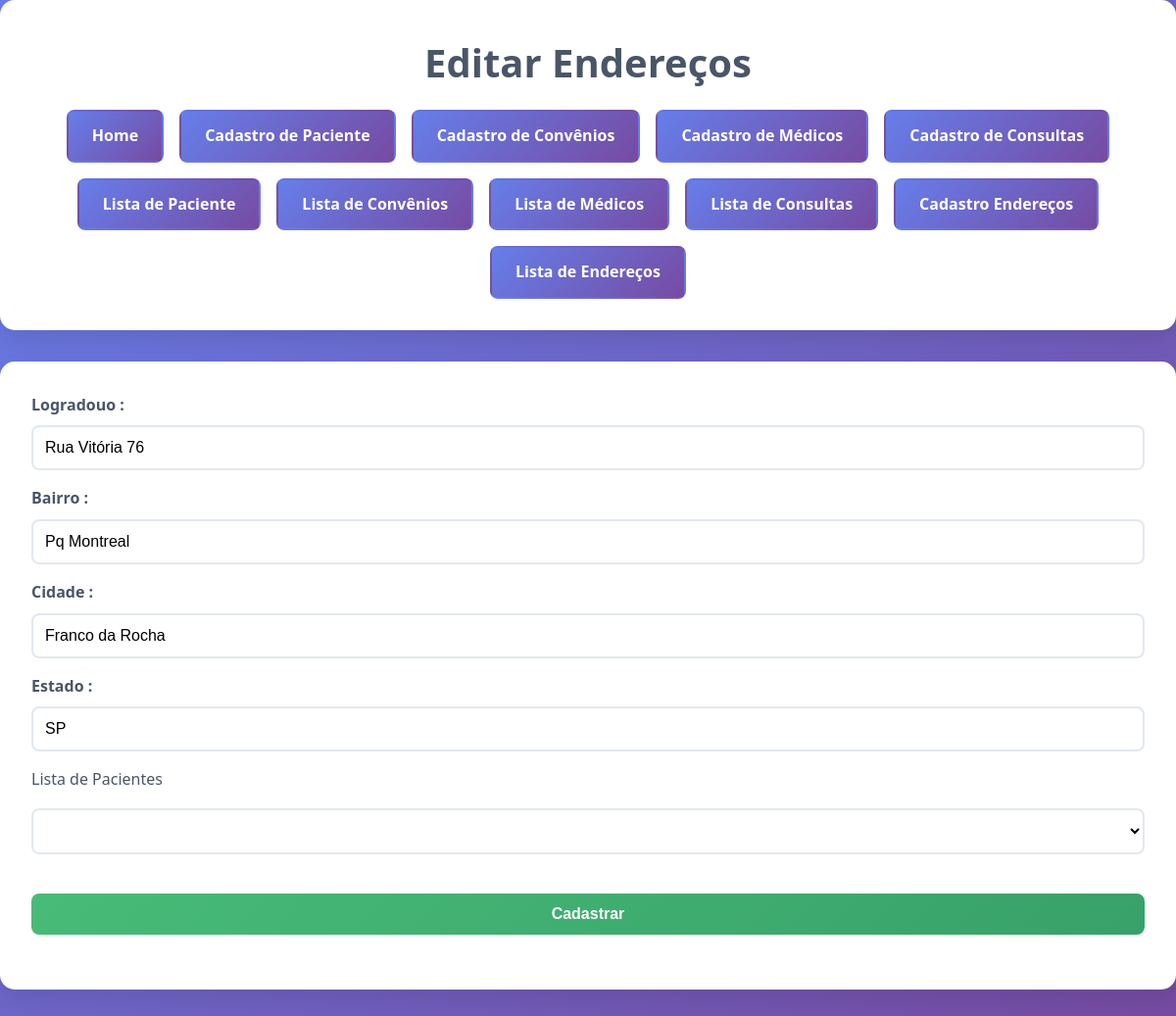
The page /frontend/form_endereco.php?id=1 on the database its author committed.
### tables this page shows
CREATE TABLE endereco (
  id INT NOT NULL AUTO_INCREMENT PRIMARY KEY,
  logradouro VARCHAR(45) NOT NULL,
  bairro VARCHAR(20) NOT NULL,
  cidade VARCHAR(20) NOT NULL,
  estado VARCHAR(10),
  paciente_id INT NOT NULL,
  FOREIGN KEY (paciente_id) REFERENCES pacientes(id) ON DELETE CASCADE
);

### Conexao.php (called while the page is built)
<?php
class Conexao{
    public static function getInstance(){
        $db_dbhost = "localhost";
        $db_name = "gestaodb";
        $db_user = "root";
        $db_pass = "";
        try{
        $pdo =new PDO("mysql:host={$db_dbhost};dbname={$db_name};",$db_user,$db_pass);
        $pdo->setAttribute(PDO::ATTR_ERRMODE, PDO::ERRMODE_EXCEPTION);
        $pdo->setAttribute(PDO::ATTR_DEFAULT_FETCH_MODE, PDO::FETCH_ASSOC);
         return $pdo;
        }catch(PDOException $e){
        die("Erro de conexão com o banco".$e->getMessage());
        }
    }
}
?>

### backend/DAO/EnderecoDAO.php (called while the page is built, shortened)
<?php
require_once '../Conexao.php';
require_once '../backend/Model/Endereco.php';
class EnderecoDAO{
    private $bd;
    public function __construct()
    {
      $this->bd = Conexao::getInstance();
    }
        public function getById($id):?Endereco{
        $sql="SELECT * FROM endereco WHERE id=:id ";
          $stmt=$this->bd->prepare($sql);
          $stmt->execute([':id'=>$id]);
          $row=$stmt->fetch(PDO::FETCH_ASSOC);
          return $row ? new Endereco(
               $row['id'],
            $row['logradouro'],
            $row['bairro'],
            $row['cidade'],
            $row['estado'],
            $row['paciente_id']
          ):null;
    }
}
?>

### backend/Model/Endereco.php (called while the page is built, shortened)
<?php
class Endereco
{
    private string $logradouro;
    private string $bairro;
    private string $cidade;
    private string $estado;
    public function __construct(?int $id, $logradouro, $bairro, $cidade, $estado, $paciente_id)
    {
        $this->logradouro = $logradouro;
        $this->bairro =  $bairro;
        $this->cidade = $cidade;
        $this->estado =  $estado;
    }
        public function getLogradouro(){
        return $this-> logradouro;
    }
        public function getBairro(){
        return $this-> bairro;
    }
        public function getCidade(){
        return $this-> cidade;
        }
            public function getEstado(){
        return $this-> estado;
    }
}

### backend/DAO/PacienteDAO.php (called while the page is built, shortened)
<?php
require_once '../Conexao.php';
require_once '../backend/Model/Paciente.php';
class PacienteDAO
{
     private $bd;
    public function __construct()
    {
        $this->bd = Conexao::getInstance();
    }
    public function getAll()
    {
        $sql = "SELECT * FROM pacientes";
        $pacientes = [];
        $stmt = $this->bd->query($sql);
        while ($row = $stmt->fetch(PDO::FETCH_ASSOC)) {
            $pacientes[] = new Paciente(
                $row['id'],
                $row['nome'],
                $row['sobrenome'],
                $row['data_nascimento'],
                $row['sexo'],
                $row['data_cadastro']
            );
        }
        return $pacientes;
    }
}

### backend/Model/Paciente.php (called while the page is built, shortened)
<?php
class Paciente{
    private ?int $id;
    public function __construct(?int $id,$nome,$sobrenome, $data_nascimento,$sexo,$data_cadastro){
     $this->id =  $id;
    }
     public function getId(){
        return $this->id;
     }
    }
?>

### frontend/form_endereco.php (the view, shortened to what this page needs)
<?php
require_once '../backend/DAO/EnderecoDAO.php';
require_once '../backend/DAO/PacienteDAO.php';
$dao= new EnderecoDAO();
$pacienteDao= new PacienteDAO();
$pacientes =$pacienteDao->getAll();
$endereco=null;
if(isset($_GET['id'])){
$endereco= $dao->getById($_GET['id']);
}
?>
<!DOCTYPE html>
<html lang="pt-br">
<head>
    <link rel="stylesheet" href="../css/style.css">
</head>
<body>
    <header>
  <h1><?=$endereco?"Editar  Endereços":"Cadastro de Endereços"?></h1>
  <nav>
    <ul>
        <li><a href="../index.php">Home</a></li>
        <li><a href="form_consultas.php">Cadastro de Paciente</a></li>
        <li><a href="form_convenio.php">Cadastro de Convênios</a></li>
        <li><a href="form_medicos.php">Cadastro de Médicos</a></li>
        <li><a href="form_consultas.php">Cadastro de Consultas</a></a></li>
        <li><a href="lista_paciente.php">Lista de Paciente</a></li>
        <li><a href="lista_convenio.php">Lista de Convênios</a></li>
        <li><a href="lista_medicos.php">Lista de Médicos</a></li>
        <li><a href="lista_consultas.php">Lista de Consultas</a></li>
        <li><a href="form_endereco.php">Cadastro Endereços</a></li>
        <li><a href="lista_endereco.php">Lista de Endereços</a></li>
    </ul>
  </nav>
    </header>
    <form action="form_endereco.php" method="post">
    <div>
        <label for="logradouro">Logradouo :</label>
        <input type="text" name="logradouro" id="logradouro" required value="<?=$endereco?$endereco->getLogradouro():''?>">
    </div>
        <div>
        <label for="bairro">Bairro :</label>
        <input type="text" name="bairro" id="bairro" required value="<?=$endereco?$endereco->getBairro():''?>">
    </div>
        <div>
        <label for="cidade">Cidade :</label>
        <input type="text" name="cidade" id="cidade" required value="<?=$endereco?$endereco->getCidade():''?>">
    </div>
       <div>
        <div>
        <label for="estado">Estado :</label>
        <input type="text" name="estado" id="estado" required value="<?=$endereco?$endereco->getEstado():''?>">
    </div>
      <p>Lista de Pacientes</p>
       <div>
        <select name="paciente_id" id="paciente_id">
            <option></option>
            <?php foreach($pacientes as $paciente):?>
             <option value="<?=$paciente->getId()?>"><?=$paciente->getNome()?></option>
               <?php endforeach;?>
        </select>
      </div>
    <button type="submit">Cadastrar</button>
    </form>
</body>
</html>

### css/style.css (style rules this page uses)
* { margin: 0; padding: 0; box-sizing: border-box; }
body { font-family: 'Segoe UI', Tahoma, Geneva, Verdana, sans-serif; background: linear-gradient(135deg, #667eea 0%, #764ba2 100%); min-height: 100vh; color: #333; line-height: 1.6; }
header { background: white; padding: 2rem; border-radius: 15px; box-shadow: 0 10px 25px rgba(0,0,0,0.1); margin-bottom: 2rem; }
header h1 { color: #4a5568; font-size: 2.5rem; margin-bottom: 1rem; text-align: center; }
nav { margin-top: 1rem; }
nav ul { list-style: none; display: flex; flex-wrap: wrap; gap: 1rem; justify-content: center; }
nav ul li { margin: 0; }
ul { list-style-type: none; padding-left: 0; }
nav a { display: inline-block; padding: 0.75rem 1.5rem; background: linear-gradient(135deg, #667eea, #764ba2); color: white; text-decoration: none; border-radius: 8px; font-weight: 600; transition: all 0.3s ease; border: 2px solid transparent; }
form { background: white; padding: 2rem; border-radius: 15px; box-shadow: 0 10px 25px rgba(0,0,0,0.1); margin-bottom: 2rem; }
.form-group, div { display: flex; flex-direction: column; margin-bottom: 1rem; }
label { font-weight: 600; color: #4a5568; margin-bottom: 0.5rem; }
input[type="text"], input[type="email"], input[type="password"], input[type="date"], input[type="time"], input[type="number"], select, textarea { padding: 0.75rem; border: 2px solid #e2e8f0; border-radius: 8px; font-size: 1rem; transition: border-color 0.3s ease; background: white; }
button, .btn { padding: 0.75rem 1.5rem; border: none; border-radius: 8px; font-size: 1rem; font-weight: 600; cursor: pointer; transition: all 0.3s ease; text-decoration: none; display: inline-block; text-align: center; background: linear-gradient(135deg, #667eea, #764ba2); color: white; margin: 0.5rem 0; }
button[type="submit"] { background: linear-gradient(135deg, #48bb78, #38a169); }
a { color: #667eea; text-decoration: none; transition: color 0.3s ease; }
p { margin-bottom: 1rem; color: #4a5568; }
select[name="paciente_id"], select[name="medico_id"] { margin-bottom: 1rem; }
h1, h2, h3 { color: #4a5568; margin-bottom: 1rem; }
h1 { font-size: 2.5rem; }
.card, form, .table-container { animation: fadeIn 0.3s ease; }

### rows shown on the page
endereco: logradouro "Rua Vitória 76", bairro "Pq Montreal", cidade "Franco da Rocha", estado "SP"
